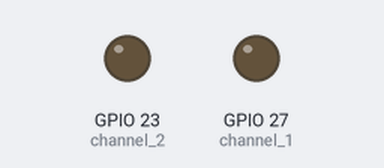
Recording of a program running on a simulated Raspberry Pi (BCM pin numbers). Parts: output pins drawn as LEDs (lit = HIGH). What the program prints to the terminal is not drawn. At 0.1 s the program stops and its outputs stay as they are.

Above: at 0.2 s.
Timing chart, 0 to 1.6 s (numbered marks = the images above):
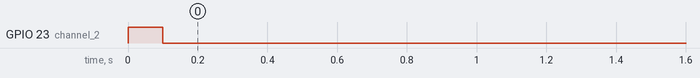

Measured:
- by itself, GPIO 23 (channel_2): LOW → HIGH at 0.00 s, → LOW 0.10 s later

The program:

open.py
```python
import time
import RPi.GPIO as GPIO

GPIO.setmode(GPIO.BCM)

channel_1 = 27
channel_2 = 23

channels = [channel_1, channel_2]

# GPIO.setup(channel, GPIO.OUT)
GPIO.setup(channels, GPIO.OUT)

#print("channel22 ON")
GPIO.output(channel_2, GPIO.HIGH) # True , 1 も同義
time.sleep(0.1)
GPIO.output(channel_2, GPIO.LOW) # False, 0 も同義
#print("channel22 OFF")


GPIO.cleanup()
print("open")
# GPIO.cleanup(channel)
```
